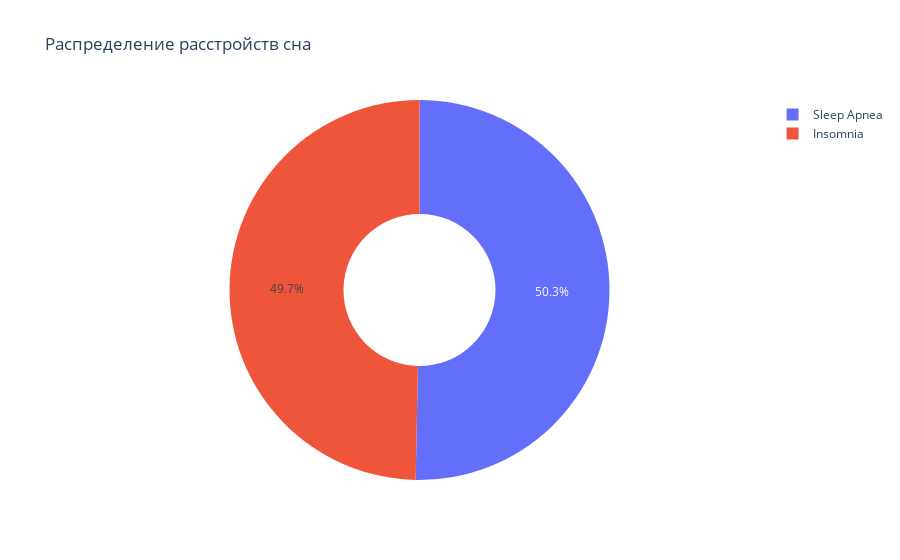

Source (notebook cell):
### Markdown cell above
### Анализ расстройств сна

### Code cell
# Доля людей с расстройствами сна
disorder_counts = df['sleep_disorder'].value_counts()

fig = px.pie(disorder_counts, values=disorder_counts.values,
             names=disorder_counts.index,
             title='Распределение расстройств сна',
             hole=0.4)
fig.show()

### Figure 1 — Plotly figure (JSON) as saved in the notebook; plotly's stock layout.template omitted (floating-point values rounded to 4 significant figures)
{"data": [{"domain": {"x": [0, 1], "y": [0, 1]}, "hole": 0.4, "hovertemplate": "sleep_disorder=%{label}<br>value=%{value}<extra></extra>", "labels": ["Sleep Apnea", "Insomnia"], "legendgroup": "", "name": "", "showlegend": true, "type": "pie", "values": [78, 77]}], "layout": {"legend": {"tracegroupgap": 0}, "title": {"text": "Распределение расстройств сна"}}}
